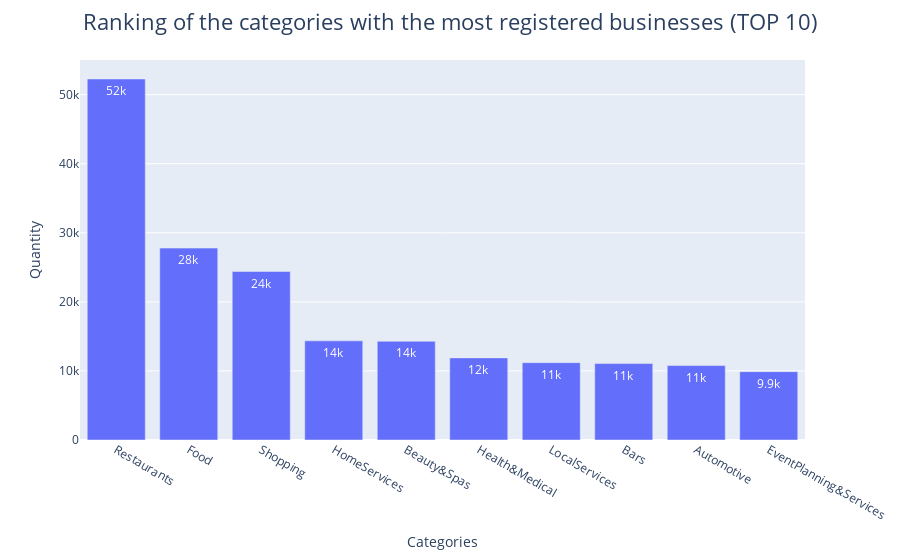

The code cell stored with this chart in its notebook:
### Code cell
# Creating a Dataframe containing the categories and the number of businesses present in each category (All States)

cat_dict = {}

for feature in business:
    if 'category' in feature:
        new_feature = feature.replace('category_','')
        cat_dict[new_feature] = business[feature].sum()

df = pd.DataFrame.from_dict(cat_dict, orient='index').reset_index()
df = df.rename({'index':'categories', 0:'qty'}, axis=1)
df = df.sort_values(by='qty', ascending=False).reset_index(drop=True).head(10)


# Plotting the chart of the categories with the most registered businesses (Top 10)

fig = px.bar(df, y='qty', x='categories', text_auto='.2s',
             labels={
                     "categories": "Categories",
                     "qty": "Quantity"
                     }
            )

fig.update_layout(title_text = 'Ranking of the categories with the most registered businesses (TOP 10)',
                  title_font_size = 22,
                  title_x=0.5, 
                  )
fig.show()

### Figure 1 — Plotly figure (JSON) as saved in the notebook; plotly's stock layout.template omitted (floating-point values rounded to 4 significant figures)
{"data": [{"alignmentgroup": "True", "hovertemplate": "Categories=%{x}<br>Quantity=%{y}<extra></extra>", "legendgroup": "", "marker": {"color": "#636efa", "pattern": {"shape": ""}}, "name": "", "offsetgroup": "", "orientation": "v", "showlegend": false, "textposition": "auto", "texttemplate": "%{y:.2s}", "type": "bar", "x": ["Restaurants", "Food", "Shopping", "HomeServices", "Beauty&Spas", "Health&Medical", "LocalServices", "Bars", "Automotive", "EventPlanning&Services"], "xaxis": "x", "y": [52268, 27781, 24395, 14356, 14292, 11890, 11198, 11065, 10773, 9895], "yaxis": "y"}], "layout": {"barmode": "relative", "legend": {"tracegroupgap": 0}, "margin": {"t": 60}, "title": {"font": {"size": 22}, "text": "Ranking of the categories with the most registered businesses (TOP 10)", "x": 0.5}, "xaxis": {"anchor": "y", "domain": [0, 1], "title": {"text": "Categories"}}, "yaxis": {"anchor": "x", "domain": [0, 1], "title": {"text": "Quantity"}}}}
